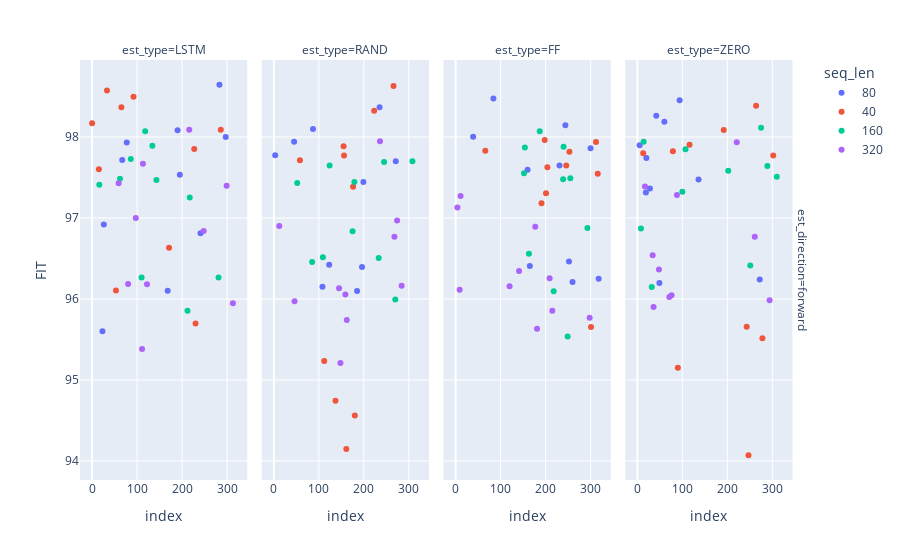

The notebook cell this image was saved under:
### Code cell
fig = px.scatter(df_30min, y="FIT",
                 facet_col="est_type", facet_row="est_direction", color="seq_len",
                 hover_data=["max_time", "seq_est_len"])
fig.show()

### Figure 1 — Plotly figure (JSON) as saved in the notebook; plotly's stock layout.template omitted (floating-point values rounded to 4 significant figures)
{"data": [{"customdata": [[1800, 40], [1800, 80], [1800, 5], [1800, 20], [1800, 10], [1800, 20], [1800, 40], [1800, 5], [1800, 80], [1800, 10]], "hovertemplate": "seq_len=80<br>est_direction=forward<br>est_type=LSTM<br>index=%{x}<br>FIT=%{y}<br>max_time=%{customdata[0]}<br>seq_est_len=%{customdata[1]}<extra></extra>", "legendgroup": "80", "marker": {"color": "#636efa", "symbol": "circle"}, "mode": "markers", "name": "80", "orientation": "v", "showlegend": true, "type": "scatter", "x": [283, 190, 297, 77, 67, 195, 26, 241, 168, 23], "xaxis": "x", "y": [98.65, 98.08, 98.0, 97.93, 97.72, 97.53, 96.92, 96.81, 96.1, 95.6], "yaxis": "y"}, {"customdata": [[1800, 80], [1800, 40], [1800, 80], [1800, 20], [1800, 40], [1800, 20], [1800, 10], [1800, 10], [1800, 5], [1800, 5]], "hovertemplate": "seq_len=80<br>est_direction=forward<br>est_type=RAND<br>index=%{x}<br>FIT=%{y}<br>max_time=%{customdata[0]}<br>seq_est_len=%{customdata[1]}<extra></extra>", "legendgroup": "80", "marker": {"color": "#636efa", "symbol": "circle"}, "mode": "markers", "name": "80", "orientation": "v", "showlegend": false, "type": "scatter", "x": [235, 87, 45, 3, 271, 199, 123, 196, 108, 185], "xaxis": "x2", "y": [98.37, 98.1, 97.94, 97.77, 97.7, 97.44, 96.42, 96.39, 96.15, 96.1], "yaxis": "y2"}, {"customdata": [[1800, 10], [1800, 20], [1800, 5], [1800, 40], [1800, 20], [1800, 80], [1800, 10], [1800, 40], [1800, 5], [1800, 80]], "hovertemplate": "seq_len=80<br>est_direction=forward<br>est_type=FF<br>index=%{x}<br>FIT=%{y}<br>max_time=%{customdata[0]}<br>seq_est_len=%{customdata[1]}<extra></extra>", "legendgroup": "80", "marker": {"color": "#636efa", "symbol": "circle"}, "mode": "markers", "name": "80", "orientation": "v", "showlegend": false, "type": "scatter", "x": [84, 244, 39, 300, 231, 160, 252, 165, 318, 260], "xaxis": "x3", "y": [98.48, 98.14, 98.0, 97.86, 97.65, 97.6, 96.46, 96.41, 96.25, 96.21], "yaxis": "y3"}, {"customdata": [[1800, 80], [1800, 40], [1800, 20], [1800, 80], [1800, 20], [1800, 10], [1800, 40], [1800, 10], [1800, 5], [1800, 5]], "hovertemplate": "seq_len=80<br>est_direction=forward<br>est_type=ZERO<br>index=%{x}<br>FIT=%{y}<br>max_time=%{customdata[0]}<br>seq_est_len=%{customdata[1]}<extra></extra>", "legendgroup": "80", "marker": {"color": "#636efa", "symbol": "circle"}, "mode": "markers", "name": "80", "orientation": "v", "showlegend": false, "type": "scatter", "x": [94, 42, 60, 5, 20, 136, 28, 19, 272, 49], "xaxis": "x4", "y": [98.46, 98.26, 98.19, 97.9, 97.74, 97.47, 97.36, 97.31, 96.24, 96.2], "yaxis": "y4"}, {"customdata": [[1800, 10], [1800, 20], [1800, 20], [1800, 40], [1800, 40], [1800, 80], [1800, 10], [1800, 80], [1800, 5], [1800, 5]], "hovertemplate": "seq_len=40<br>est_direction=forward<br>est_type=LSTM<br>index=%{x}<br>FIT=%{y}<br>max_time=%{customdata[0]}<br>seq_est_len=%{customdata[1]}<extra></extra>", "legendgroup": "40", "marker": {"color": "#EF553B", "symbol": "circle"}, "mode": "markers", "name": "40", "orientation": "v", "showlegend": true, "type": "scatter", "x": [33, 92, 65, 0, 286, 227, 15, 171, 53, 230], "xaxis": "x", "y": [98.57, 98.5, 98.37, 98.17, 98.09, 97.85, 97.6, 96.63, 96.1, 95.7], "yaxis": "y"}, {"customdata": [[1800, 80], [1800, 80], [1800, 20], [1800, 40], [1800, 20], [1800, 40], [1800, 10], [1800, 10], [1800, 5], [1800, 5]], "hovertemplate": "seq_len=40<br>est_direction=forward<br>est_type=RAND<br>index=%{x}<br>FIT=%{y}<br>max_time=%{customdata[0]}<br>seq_est_len=%{customdata[1]}<extra></extra>", "legendgroup": "40", "marker": {"color": "#EF553B", "symbol": "circle"}, "mode": "markers", "name": "40", "orientation": "v", "showlegend": false, "type": "scatter", "x": [266, 223, 155, 156, 58, 176, 112, 137, 180, 161], "xaxis": "x2", "y": [98.63, 98.33, 97.88, 97.77, 97.71, 97.39, 95.23, 94.74, 94.56, 94.15], "yaxis": "y2"}, {"customdata": [[1800, 40], [1800, 5], [1800, 80], [1800, 10], [1800, 20], [1800, 20], [1800, 80], [1800, 40], [1800, 10], [1800, 5]], "hovertemplate": "seq_len=40<br>est_direction=forward<br>est_type=FF<br>index=%{x}<br>FIT=%{y}<br>max_time=%{customdata[0]}<br>seq_est_len=%{customdata[1]}<extra></extra>", "legendgroup": "40", "marker": {"color": "#EF553B", "symbol": "circle"}, "mode": "markers", "name": "40", "orientation": "v", "showlegend": false, "type": "scatter", "x": [198, 312, 66, 253, 246, 204, 316, 201, 191, 301], "xaxis": "x3", "y": [97.96, 97.94, 97.83, 97.82, 97.65, 97.63, 97.55, 97.31, 97.18, 95.65], "yaxis": "y3"}, {"customdata": [[1800, 40], [1800, 80], [1800, 20], [1800, 40], [1800, 20], [1800, 80], [1800, 10], [1800, 5], [1800, 10], [1800, 5]], "hovertemplate": "seq_len=40<br>est_direction=forward<br>est_type=ZERO<br>index=%{x}<br>FIT=%{y}<br>max_time=%{customdata[0]}<br>seq_est_len=%{customdata[1]}<extra></extra>", "legendgroup": "40", "marker": {"color": "#EF553B", "symbol": "circle"}, "mode": "markers", "name": "40", "orientation": "v", "showlegend": false, "type": "scatter", "x": [264, 192, 116, 79, 13, 302, 243, 278, 90, 247], "xaxis": "x4", "y": [98.39, 98.09, 97.91, 97.83, 97.8, 97.77, 95.66, 95.51, 95.15, 94.07], "yaxis": "y4"}, {"customdata": [[1800, 80], [1800, 80], [1800, 10], [1800, 10], [1800, 40], [1800, 5], [1800, 20], [1800, 40], [1800, 20], [1800, 5]], "hovertemplate": "seq_len=160<br>est_direction=forward<br>est_type=LSTM<br>index=%{x}<br>FIT=%{y}<br>max_time=%{customdata[0]}<br>seq_est_len=%{customdata[1]}<extra></extra>", "legendgroup": "160", "marker": {"color": "#00cc96", "symbol": "circle"}, "mode": "markers", "name": "160", "orientation": "v", "showlegend": true, "type": "scatter", "x": [118, 134, 86, 62, 143, 16, 217, 281, 110, 212], "xaxis": "x", "y": [98.07, 97.89, 97.73, 97.48, 97.47, 97.41, 97.25, 96.27, 96.26, 95.85], "yaxis": "y"}, {"customdata": [[1800, 20], [1800, 20], [1800, 40], [1800, 5], [1800, 40], [1800, 80], [1800, 5], [1800, 10], [1800, 10], [1800, 80]], "hovertemplate": "seq_len=160<br>est_direction=forward<br>est_type=RAND<br>index=%{x}<br>FIT=%{y}<br>max_time=%{customdata[0]}<br>seq_est_len=%{customdata[1]}<extra></extra>", "legendgroup": "160", "marker": {"color": "#00cc96", "symbol": "circle"}, "mode": "markers", "name": "160", "orientation": "v", "showlegend": false, "type": "scatter", "x": [308, 245, 124, 179, 52, 175, 109, 233, 85, 270], "xaxis": "x2", "y": [97.7, 97.69, 97.65, 97.45, 97.43, 96.84, 96.52, 96.51, 96.46, 95.99], "yaxis": "y2"}, {"customdata": [[1800, 20], [1800, 10], [1800, 5], [1800, 20], [1800, 80], [1800, 40], [1800, 40], [1800, 10], [1800, 5], [1800, 80]], "hovertemplate": "seq_len=160<br>est_direction=forward<br>est_type=FF<br>index=%{x}<br>FIT=%{y}<br>max_time=%{customdata[0]}<br>seq_est_len=%{customdata[1]}<extra></extra>", "legendgroup": "160", "marker": {"color": "#00cc96", "symbol": "circle"}, "mode": "markers", "name": "160", "orientation": "v", "showlegend": false, "type": "scatter", "x": [187, 240, 154, 152, 255, 239, 293, 163, 218, 249], "xaxis": "x3", "y": [98.07, 97.88, 97.87, 97.55, 97.49, 97.48, 96.88, 96.56, 96.1, 95.54], "yaxis": "y3"}, {"customdata": [[1800, 20], [1800, 80], [1800, 40], [1800, 40], [1800, 5], [1800, 20], [1800, 10], [1800, 80], [1800, 10], [1800, 5]], "hovertemplate": "seq_len=160<br>est_direction=forward<br>est_type=ZERO<br>index=%{x}<br>FIT=%{y}<br>max_time=%{customdata[0]}<br>seq_est_len=%{customdata[1]}<extra></extra>", "legendgroup": "160", "marker": {"color": "#00cc96", "symbol": "circle"}, "mode": "markers", "name": "160", "orientation": "v", "showlegend": false, "type": "scatter", "x": [275, 14, 107, 289, 202, 310, 100, 8, 251, 32], "xaxis": "x4", "y": [98.11, 97.94, 97.85, 97.64, 97.58, 97.51, 97.32, 96.87, 96.41, 96.15], "yaxis": "y4"}, {"customdata": [[1800, 40], [1800, 20], [1800, 80], [1800, 40], [1800, 10], [1800, 10], [1800, 80], [1800, 20], [1800, 5], [1800, 5]], "hovertemplate": "seq_len=320<br>est_direction=forward<br>est_type=LSTM<br>index=%{x}<br>FIT=%{y}<br>max_time=%{customdata[0]}<br>seq_est_len=%{customdata[1]}<extra></extra>", "legendgroup": "320", "marker": {"color": "#ab63fa", "symbol": "circle"}, "mode": "markers", "name": "320", "orientation": "v", "showlegend": true, "type": "scatter", "x": [216, 113, 59, 299, 97, 248, 80, 122, 313, 111], "xaxis": "x", "y": [98.09, 97.67, 97.43, 97.4, 97.0, 96.84, 96.19, 96.18, 95.95, 95.38], "yaxis": "y"}, {"customdata": [[1800, 40], [1800, 10], [1800, 5], [1800, 40], [1800, 20], [1800, 5], [1800, 10], [1800, 80], [1800, 20], [1800, 80]], "hovertemplate": "seq_len=320<br>est_direction=forward<br>est_type=RAND<br>index=%{x}<br>FIT=%{y}<br>max_time=%{customdata[0]}<br>seq_est_len=%{customdata[1]}<extra></extra>", "legendgroup": "320", "marker": {"color": "#ab63fa", "symbol": "circle"}, "mode": "markers", "name": "320", "orientation": "v", "showlegend": false, "type": "scatter", "x": [236, 274, 12, 268, 284, 145, 159, 46, 162, 148], "xaxis": "x2", "y": [97.95, 96.97, 96.9, 96.77, 96.16, 96.13, 96.06, 95.97, 95.74, 95.21], "yaxis": "y2"}, {"customdata": [[1800, 5], [1800, 40], [1800, 20], [1800, 5], [1800, 10], [1800, 80], [1800, 20], [1800, 80], [1800, 40], [1800, 10]], "hovertemplate": "seq_len=320<br>est_direction=forward<br>est_type=FF<br>index=%{x}<br>FIT=%{y}<br>max_time=%{customdata[0]}<br>seq_est_len=%{customdata[1]}<extra></extra>", "legendgroup": "320", "marker": {"color": "#ab63fa", "symbol": "circle"}, "mode": "markers", "name": "320", "orientation": "v", "showlegend": false, "type": "scatter", "x": [11, 4, 177, 141, 209, 120, 9, 215, 298, 181], "xaxis": "x3", "y": [97.27, 97.13, 96.89, 96.35, 96.25, 96.16, 96.11, 95.85, 95.77, 95.63], "yaxis": "y3"}, {"customdata": [[1800, 5], [1800, 10], [1800, 40], [1800, 80], [1800, 80], [1800, 5], [1800, 40], [1800, 10], [1800, 20], [1800, 20]], "hovertemplate": "seq_len=320<br>est_direction=forward<br>est_type=ZERO<br>index=%{x}<br>FIT=%{y}<br>max_time=%{customdata[0]}<br>seq_est_len=%{customdata[1]}<extra></extra>", "legendgroup": "320", "marker": {"color": "#ab63fa", "symbol": "circle"}, "mode": "markers", "name": "320", "orientation": "v", "showlegend": false, "type": "scatter", "x": [221, 17, 88, 261, 34, 48, 76, 71, 294, 36], "xaxis": "x4", "y": [97.93, 97.39, 97.28, 96.77, 96.54, 96.37, 96.05, 96.02, 95.98, 95.9], "yaxis": "y4"}], "layout": {"annotations": [{"font": {}, "showarrow": false, "text": "est_type=LSTM", "x": 0.115, "xanchor": "center", "xref": "paper", "y": 1, "yanchor": "bottom", "yref": "paper"}, {"font": {}, "showarrow": false, "text": "est_type=RAND", "x": 0.365, "xanchor": "center", "xref": "paper", "y": 1, "yanchor": "bottom", "yref": "paper"}, {"font": {}, "showarrow": false, "text": "est_type=FF", "x": 0.615, "xanchor": "center", "xref": "paper", "y": 1, "yanchor": "bottom", "yref": "paper"}, {"font": {}, "showarrow": false, "text": "est_type=ZERO", "x": 0.865, "xanchor": "center", "xref": "paper", "y": 1, "yanchor": "bottom", "yref": "paper"}, {"font": {}, "showarrow": false, "text": "est_direction=forward", "textangle": 90, "x": 0.98, "xanchor": "left", "xref": "paper", "y": 0.5, "yanchor": "middle", "yref": "paper"}], "legend": {"title": {"text": "seq_len"}, "tracegroupgap": 0}, "margin": {"t": 60}, "xaxis": {"anchor": "y", "domain": [0, 0.23], "title": {"text": "index"}}, "xaxis2": {"anchor": "y2", "domain": [0.25, 0.48], "matches": "x", "title": {"text": "index"}}, "xaxis3": {"anchor": "y3", "domain": [0.5, 0.73], "matches": "x", "title": {"text": "index"}}, "xaxis4": {"anchor": "y4", "domain": [0.75, 0.98], "matches": "x", "title": {"text": "index"}}, "yaxis": {"anchor": "x", "domain": [0, 1], "title": {"text": "FIT"}}, "yaxis2": {"anchor": "x2", "domain": [0, 1], "matches": "y", "showticklabels": false}, "yaxis3": {"anchor": "x3", "domain": [0, 1], "matches": "y", "showticklabels": false}, "yaxis4": {"anchor": "x4", "domain": [0, 1], "matches": "y", "showticklabels": false}}}
